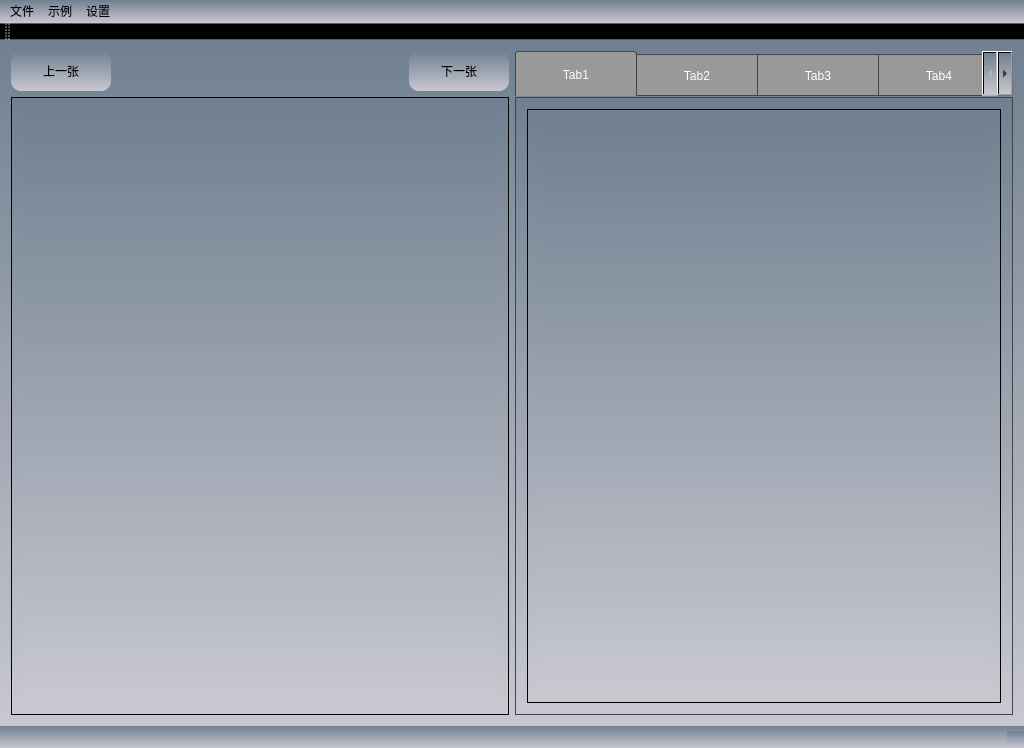
<?xml version="1.0" encoding="UTF-8"?>
<ui version="4.0">
 <class>MainUi</class>
 <widget class="QMainWindow" name="MainUi">
  <property name="geometry">
   <rect>
    <x>0</x>
    <y>0</y>
    <width>1024</width>
    <height>748</height>
   </rect>
  </property>
  <property name="sizePolicy">
   <sizepolicy hsizetype="Preferred" vsizetype="Preferred">
    <horstretch>0</horstretch>
    <verstretch>0</verstretch>
   </sizepolicy>
  </property>
  <property name="windowTitle">
   <string>ImageOperation</string>
  </property>
  <property name="styleSheet">
   <string notr="true">

QWidget {
       background:qlineargradient(spread:pad,x1:0,y1:0,x2:0,y2:1,stop:0 #708090,stop:1 #C8C8D0);
       }

QMenu {
       border-radius: 30px;
       min-width: 100px;
       min-height: 45px;
       }
QMenu::item {
       min-width: 60px;
       min-height: 40px;
       padding: 2px 25px 2px 30px;
       margin-left: 5px;
       }
QMenu::item:selected {
       border-width:1px;
       border-color: #516589;
       background: qlineargradient(x1: 0, y1: 0, x2: 0, y2: 1, stop: 0 rgb(45,133,207), stop: 1.0 rgb(125,195,250));
       color:#E6FFFF;
       }

QPushButton {
       min-width:100px;
       min-height:40px;
       border-radius:10px;
       }

QScrollBar:horizontal {
       border: 1px solid #222222;
       background: QLinearGradient( x1: 0, y1: 0, x2: 0, y2: 1, stop: 0.0 #ffffff, stop: 0.5 #ffffff, stop: 1 #ffffff);
       height: 7px;
       margin: 0px 16px 0 16px;
       }
QScrollBar::handle:horizontal {
       background: QLinearGradient( x1: 0, y1: 0, x2: 1, y2: 0, stop: 0 #b1b1b1, stop: 0.5 #b3b3b3, stop: 1 #b1b1b1);
       min-height: 20px;
       border-radius: 20px;
       }
QScrollBar::add-line:horizontal {
       border: 1px solid #1b1b19;
       border-radius: 20px;
       background: QLinearGradient( x1: 0, y1: 0, x2: 1, y2: 0, stop: 0 #999999, stop: 1 #999999);
       width: 14px;
       subcontrol-position: right;
       subcontrol-origin: margin;
       }
QScrollBar::sub-line:horizontal {
       border: 1px solid #1b1b19;
       border-radius: 20px;
       background: QLinearGradient( x1: 0, y1: 0, x2: 1, y2: 0, stop: 0 #999999, stop: 1 #999999);
       width: 14px;
       subcontrol-position: left;
       subcontrol-origin: margin;
       }
QScrollBar::right-arrow:horizontal, QScrollBar::left-arrow:horizontal {
       border: 1px solid black;
       width: 1px;
       height: 1px;
       background: white;
       }
QScrollBar::add-page:horizontal, QScrollBar::sub-page:horizontal {
       background: none;
       }
QScrollBar:vertical {
       background: QLinearGradient( x1: 0, y1: 0, x2: 1, y2: 0, stop: 0.0 #ffffff, stop: 0.5 #ffffff, stop: 1 #ffffff);
       width: 7px;
       margin: 16px 0 16px 0;
       border: 1px solid #222222;
       }
QScrollBar::handle:vertical {
       background: QLinearGradient( x1: 0, y1: 0, x2: 0, y2: 1, stop: 0 #b1b1b1, stop: 0.5 #b3b3b3, stop: 1 #b1b1b1);
       min-height: 20px;
       border-radius: 20px;
       }
QScrollBar::add-line:vertical {
       border: 1px solid #1b1b19;
       border-radius: 20px;
       background: QLinearGradient( x1: 0, y1: 0, x2: 0, y2: 1, stop: 0 #999999, stop: 1 #999999);
       height: 14px;
       subcontrol-position: bottom;
       subcontrol-origin: margin;
       }
QScrollBar::sub-line:vertical {
       border: 1px solid #1b1b19;
       border-radius: 20px;
       background: QLinearGradient( x1: 0, y1: 0, x2: 0, y2: 1, stop: 0 #999999, stop: 1 #999999);
       height: 14px;
       subcontrol-position: top;
       subcontrol-origin: margin;
       }
QScrollBar::up-arrow:vertical, QScrollBar::down-arrow:vertical {
       border: 1px solid black;
       width: 1px;
       height: 1px;
       background: white;
       }
QScrollBar::add-page:vertical, QScrollBar::sub-page:vertical {
       background: none;
       }

QTabWidget::pane {
       border: 1px solid #444;
       top: 1px;
       }

QTabBar::tab {
       color: #ffffff;
       border: 1px solid #444;
       border-bottom-style: none;
       background-color: #999999;
       padding-left: 10px;
       padding-right: 10px;
       padding-top: 3px;
       padding-bottom: 2px;
       margin-right: -1px;
       min-width: 100px;
       min-height: 35px;
       }
QTabBar::tab:last {
       margin-right: 0;
       border-top-right-radius: 3px;
       }
QTabBar::tab:first:!selected {
       margin-left: 0px;
       border-top-left-radius: 3px;
       }
QTabBar::tab:!selected {
       border-bottom-style: solid;
       margin-top: 3px;
       background-color: QLinearGradient(x1:0, y1:0, x2:0, y2:1, stop:1 #1874CD, stop:.4 #737373);
       }
QTabBar::tab:selected {
       border-top-left-radius: 3px;
       border-top-right-radius: 3px;
       margin-bottom: 0px;
       }
QTabBar::tab:!selected:hover  {
       border-top-left-radius: 3px;
       border-top-right-radius: 3px;
       background-color: QLinearGradient(x1:0, y1:0, x2:0, y2:1, stop:1 #212121, stop:0.4 #737373, stop:0.2 #999999, stop:0.1 #b1b1b1);
       }

   </string>
  </property>
  <widget class="QWidget" name="centralWidget">
   <property name="enabled">
    <bool>true</bool>
   </property>
   <property name="sizePolicy">
    <sizepolicy hsizetype="Maximum" vsizetype="Maximum">
     <horstretch>0</horstretch>
     <verstretch>0</verstretch>
    </sizepolicy>
   </property>
   <property name="layoutDirection">
    <enum>Qt::LeftToRight</enum>
   </property>
   <property name="autoFillBackground">
    <bool>false</bool>
   </property>
   <property name="inputMethodHints">
    <set>Qt::ImhNone</set>
   </property>
   <layout class="QHBoxLayout" name="horizontalLayout_5">
    <item>
     <layout class="QVBoxLayout" name="openImageVerticalLayout">
      <item>
       <layout class="QHBoxLayout" name="openImageButtonHorizontalLayout">
        <item>
         <widget class="QPushButton" name="preImageButton">
          <property name="text">
           <string>上一张</string>
          </property>
         </widget>
        </item>
        <item>
         <spacer name="openImageHorizontalSpacer">
          <property name="orientation">
           <enum>Qt::Horizontal</enum>
          </property>
          <property name="sizeHint" stdset="0">
           <size>
            <width>40</width>
            <height>20</height>
           </size>
          </property>
         </spacer>
        </item>
        <item>
         <widget class="QPushButton" name="nextImageButton">
          <property name="text">
           <string>下一张</string>
          </property>
         </widget>
        </item>
       </layout>
      </item>
      <item>
       <widget class="QScrollArea" name="openImageFileScroll">
        <property name="layoutDirection">
         <enum>Qt::LeftToRight</enum>
        </property>
        <property name="verticalScrollBarPolicy">
         <enum>Qt::ScrollBarAsNeeded</enum>
        </property>
        <property name="horizontalScrollBarPolicy">
         <enum>Qt::ScrollBarAsNeeded</enum>
        </property>
        <property name="widgetResizable">
         <bool>true</bool>
        </property>
        <property name="alignment">
         <set>Qt::AlignLeading|Qt::AlignLeft|Qt::AlignVCenter</set>
        </property>
        <widget class="QWidget" name="openImageFileScrollWidget">
         <property name="geometry">
          <rect>
           <x>0</x>
           <y>0</y>
           <width>496</width>
           <height>641</height>
          </rect>
         </property>
         <property name="layoutDirection">
          <enum>Qt::LeftToRight</enum>
         </property>
         <layout class="QHBoxLayout" name="horizontalLayout_4">
          <item>
           <widget class="QLabel" name="openImageFileLabel">
            <property name="layoutDirection">
             <enum>Qt::LeftToRight</enum>
            </property>
            <property name="text">
             <string/>
            </property>
            <property name="alignment">
             <set>Qt::AlignLeading|Qt::AlignLeft|Qt::AlignTop</set>
            </property>
           </widget>
          </item>
         </layout>
        </widget>
       </widget>
      </item>
     </layout>
    </item>
    <item>
     <widget class="QTabWidget" name="tabWidget">
      <property name="currentIndex">
       <number>0</number>
      </property>
      <widget class="QWidget" name="tabWidget1">
       <attribute name="title">
        <string>Tab1</string>
       </attribute>
       <layout class="QHBoxLayout" name="horizontalLayout_2">
        <item>
         <widget class="QScrollArea" name="tabScrollArea1">
          <property name="widgetResizable">
           <bool>true</bool>
          </property>
          <widget class="QWidget" name="tabInnerWidget1">
           <property name="geometry">
            <rect>
             <x>0</x>
             <y>0</y>
             <width>478</width>
             <height>631</height>
            </rect>
           </property>
           <layout class="QVBoxLayout" name="verticalLayout">
            <item>
             <widget class="QLabel" name="tabLabel1">
              <property name="text">
               <string/>
              </property>
              <property name="alignment">
               <set>Qt::AlignCenter</set>
              </property>
             </widget>
            </item>
           </layout>
          </widget>
         </widget>
        </item>
       </layout>
      </widget>
      <widget class="QWidget" name="tabWidget2">
       <attribute name="title">
        <string>Tab2</string>
       </attribute>
       <layout class="QHBoxLayout" name="horizontalLayout_3">
        <item>
         <widget class="QScrollArea" name="tabScrollArea2">
          <property name="widgetResizable">
           <bool>true</bool>
          </property>
          <widget class="QWidget" name="tabInnerWidget2">
           <property name="geometry">
            <rect>
             <x>0</x>
             <y>0</y>
             <width>73</width>
             <height>32</height>
            </rect>
           </property>
           <layout class="QVBoxLayout" name="verticalLayout_2">
            <item>
             <widget class="QLabel" name="tabLabel2">
              <property name="text">
               <string/>
              </property>
              <property name="alignment">
               <set>Qt::AlignCenter</set>
              </property>
             </widget>
            </item>
           </layout>
          </widget>
         </widget>
        </item>
       </layout>
      </widget>
      <widget class="QWidget" name="tabWidget3">
       <property name="focusPolicy">
        <enum>Qt::NoFocus</enum>
       </property>
       <attribute name="title">
        <string>Tab3</string>
       </attribute>
       <layout class="QHBoxLayout" name="horizontalLayout">
        <item>
         <widget class="QScrollArea" name="scrollArea">
          <property name="widgetResizable">
           <bool>true</bool>
          </property>
          <widget class="QWidget" name="tabInnerWidget3">
           <property name="geometry">
            <rect>
             <x>0</x>
             <y>0</y>
             <width>73</width>
             <height>32</height>
            </rect>
           </property>
           <layout class="QVBoxLayout" name="verticalLayout_3">
            <item>
             <widget class="QLabel" name="tabLabel3">
              <property name="text">
               <string/>
              </property>
             </widget>
            </item>
           </layout>
          </widget>
         </widget>
        </item>
       </layout>
      </widget>
      <widget class="QWidget" name="tabWidget4">
       <attribute name="title">
        <string>Tab4</string>
       </attribute>
       <layout class="QHBoxLayout" name="horizontalLayout_6">
        <item>
         <widget class="QScrollArea" name="scrollArea_2">
          <property name="widgetResizable">
           <bool>true</bool>
          </property>
          <widget class="QWidget" name="tabInnerWidget4">
           <property name="geometry">
            <rect>
             <x>0</x>
             <y>0</y>
             <width>73</width>
             <height>32</height>
            </rect>
           </property>
           <layout class="QVBoxLayout" name="verticalLayout_4">
            <item>
             <widget class="QLabel" name="tabLabel4">
              <property name="text">
               <string/>
              </property>
             </widget>
            </item>
           </layout>
          </widget>
         </widget>
        </item>
       </layout>
      </widget>
      <widget class="QWidget" name="tabWidget5">
       <attribute name="title">
        <string>Tab5</string>
       </attribute>
       <layout class="QHBoxLayout" name="horizontalLayout_7">
        <item>
         <widget class="QScrollArea" name="scrollArea_3">
          <property name="widgetResizable">
           <bool>true</bool>
          </property>
          <widget class="QWidget" name="tabInnerWidget5">
           <property name="geometry">
            <rect>
             <x>0</x>
             <y>0</y>
             <width>73</width>
             <height>32</height>
            </rect>
           </property>
           <layout class="QVBoxLayout" name="verticalLayout_5">
            <item>
             <widget class="QLabel" name="label_3">
              <property name="text">
               <string/>
              </property>
             </widget>
            </item>
           </layout>
          </widget>
         </widget>
        </item>
       </layout>
      </widget>
     </widget>
    </item>
   </layout>
  </widget>
  <widget class="QMenuBar" name="menuBar">
   <property name="geometry">
    <rect>
     <x>0</x>
     <y>0</y>
     <width>1024</width>
     <height>22</height>
    </rect>
   </property>
   <widget class="QMenu" name="fileMenu">
    <property name="title">
     <string>文件</string>
    </property>
    <addaction name="openAct"/>
    <addaction name="saveAct"/>
    <addaction name="setOpenFilePathAct"/>
    <addaction name="setSaveFilePathAct"/>
    <addaction name="exitAct"/>
   </widget>
   <widget class="QMenu" name="exampleMenu">
    <property name="title">
     <string>示例</string>
    </property>
    <widget class="QMenu" name="color">
     <property name="title">
      <string>色彩</string>
     </property>
     <addaction name="grayProcessingAct"/>
     <addaction name="imageInversionAct"/>
     <addaction name="logarithmicAct"/>
     <addaction name="gammaAct"/>
     <addaction name="histogramEqualizationAct"/>
     <addaction name="smoothSpatialFilterAct"/>
     <addaction name="sharpeningSpatialFilterAct"/>
    </widget>
    <widget class="QMenu" name="blur">
     <property name="title">
      <string>滤波器</string>
     </property>
     <addaction name="gaussianBlurAct"/>
     <addaction name="medianBlurAct"/>
     <addaction name="sobelAct"/>
     <addaction name="laplacianAct"/>
     <addaction name="meanFilterAct"/>
    </widget>
    <widget class="QMenu" name="noise">
     <property name="title">
      <string>噪声</string>
     </property>
     <addaction name="gaussianNoiseAct"/>
     <addaction name="saltAndPepperNoiseAct"/>
    </widget>
    <widget class="QMenu" name="morphology">
     <property name="title">
      <string>形态学</string>
     </property>
     <addaction name="binaryImageAct"/>
     <addaction name="corrosionAct"/>
     <addaction name="expansionAct"/>
     <addaction name="openOperationAct"/>
     <addaction name="closedOperationAct"/>
     <addaction name="boundaryExtractionAct"/>
     <addaction name="holeFillingAct"/>
    </widget>
    <widget class="QMenu" name="segmentation">
     <property name="title">
      <string>分割</string>
     </property>
     <addaction name="outlierDetectionAct"/>
     <addaction name="edgeDetectionAct"/>
     <addaction name="adaptiveThresholdAct"/>
     <addaction name="watershedAct"/>
    </widget>
    <addaction name="color"/>
    <addaction name="blur"/>
    <addaction name="noise"/>
    <addaction name="morphology"/>
    <addaction name="segmentation"/>
   </widget>
   <widget class="QMenu" name="menu">
    <property name="title">
     <string>设置</string>
    </property>
    <addaction name="action1"/>
   </widget>
   <addaction name="fileMenu"/>
   <addaction name="exampleMenu"/>
   <addaction name="menu"/>
  </widget>
  <widget class="QToolBar" name="mainToolBar">
   <attribute name="toolBarArea">
    <enum>TopToolBarArea</enum>
   </attribute>
   <attribute name="toolBarBreak">
    <bool>false</bool>
   </attribute>
  </widget>
  <widget class="QStatusBar" name="statusBar"/>
  <action name="openAct">
   <property name="text">
    <string>打开图片</string>
   </property>
   <property name="shortcut">
    <string>Ctrl+O</string>
   </property>
  </action>
  <action name="saveAct">
   <property name="checkable">
    <bool>false</bool>
   </property>
   <property name="enabled">
    <bool>true</bool>
   </property>
   <property name="text">
    <string>保存</string>
   </property>
   <property name="shortcut">
    <string>Ctrl+S</string>
   </property>
  </action>
  <action name="printAct">
   <property name="enabled">
    <bool>false</bool>
   </property>
   <property name="text">
    <string>打印</string>
   </property>
   <property name="shortcut">
    <string>Ctrl+P</string>
   </property>
  </action>
  <action name="exitAct">
   <property name="text">
    <string>退出</string>
   </property>
   <property name="shortcut">
    <string>Ctrl+Q</string>
   </property>
  </action>
  <action name="shotAct">
   <property name="enabled">
    <bool>false</bool>
   </property>
   <property name="text">
    <string>截图</string>
   </property>
   <property name="shortcut">
    <string>Ctrl+X</string>
   </property>
  </action>
  <action name="aboutAct">
   <property name="text">
    <string>About</string>
   </property>
  </action>
  <action name="aboutQtAct">
   <property name="text">
    <string>About Qt</string>
   </property>
  </action>
  <action name="smallShotImageSizeAct">
   <property name="checkable">
    <bool>true</bool>
   </property>
   <property name="text">
    <string>256*256</string>
   </property>
  </action>
  <action name="midShotImageSizeAct">
   <property name="checkable">
    <bool>true</bool>
   </property>
   <property name="text">
    <string>512*512</string>
   </property>
  </action>
  <action name="bigShotImageSizeAct">
   <property name="checkable">
    <bool>true</bool>
   </property>
   <property name="text">
    <string>1024*1024</string>
   </property>
  </action>
  <action name="autoShotImageSizeAct">
   <property name="checkable">
    <bool>true</bool>
   </property>
   <property name="checked">
    <bool>false</bool>
   </property>
   <property name="text">
    <string>自动</string>
   </property>
  </action>
  <action name="setOpenFilePathAct">
   <property name="text">
    <string>设置读取文件夹</string>
   </property>
  </action>
  <action name="setSaveFilePathAct">
   <property name="text">
    <string>设置保存文件夹</string>
   </property>
  </action>
  <action name="nextImageAct">
   <property name="enabled">
    <bool>false</bool>
   </property>
   <property name="text">
    <string>下一张</string>
   </property>
   <property name="shortcut">
    <string>Ctrl+N</string>
   </property>
  </action>
  <action name="preImageAct">
   <property name="enabled">
    <bool>false</bool>
   </property>
   <property name="text">
    <string>前一张</string>
   </property>
   <property name="shortcut">
    <string>Ctrl+P</string>
   </property>
  </action>
  <action name="personServerSetAct">
   <property name="text">
    <string>个人服务器</string>
   </property>
  </action>
  <action name="merchantServerSetAct">
   <property name="text">
    <string>面料商服务器</string>
   </property>
  </action>
  <action name="autoPutDateToPersonServerAct">
   <property name="checkable">
    <bool>true</bool>
   </property>
   <property name="checked">
    <bool>true</bool>
   </property>
   <property name="text">
    <string>自动上传至个人服务器</string>
   </property>
  </action>
  <action name="autoPutDateToMerchantServerAct">
   <property name="checkable">
    <bool>true</bool>
   </property>
   <property name="checked">
    <bool>true</bool>
   </property>
   <property name="text">
    <string>自动上传至面料商服务器</string>
   </property>
  </action>
  <action name="putSingleFileAct">
   <property name="text">
    <string>单文件上传</string>
   </property>
  </action>
  <action name="putBatchFileAct">
   <property name="text">
    <string>批量上传</string>
   </property>
  </action>
  <action name="jiaoZhengAct">
   <property name="text">
    <string>倾斜矫正</string>
   </property>
  </action>
  <action name="actSize3">
   <property name="checkable">
    <bool>true</bool>
   </property>
   <property name="checked">
    <bool>false</bool>
   </property>
   <property name="text">
    <string>3</string>
   </property>
  </action>
  <action name="actSize4">
   <property name="checkable">
    <bool>true</bool>
   </property>
   <property name="checked">
    <bool>false</bool>
   </property>
   <property name="text">
    <string>4</string>
   </property>
  </action>
  <action name="actSize5">
   <property name="checkable">
    <bool>true</bool>
   </property>
   <property name="text">
    <string>5</string>
   </property>
  </action>
  <action name="actSize6">
   <property name="checkable">
    <bool>true</bool>
   </property>
   <property name="text">
    <string>6</string>
   </property>
  </action>
  <action name="actSize7">
   <property name="checkable">
    <bool>true</bool>
   </property>
   <property name="text">
    <string>7</string>
   </property>
  </action>
  <action name="actSize8">
   <property name="checkable">
    <bool>true</bool>
   </property>
   <property name="text">
    <string>8</string>
   </property>
  </action>
  <action name="recentOpenFilePath_1">
   <property name="text">
    <string>recentFileActions_1</string>
   </property>
  </action>
  <action name="recentOpenFilePath_2">
   <property name="text">
    <string>recentFileActions_2</string>
   </property>
  </action>
  <action name="recentOpenFilePath_3">
   <property name="text">
    <string>recentFileActions_3</string>
   </property>
  </action>
  <action name="OneCmAct">
   <property name="enabled">
    <bool>false</bool>
   </property>
   <property name="text">
    <string>设置1cm距离</string>
   </property>
  </action>
  <action name="postAct">
   <property name="enabled">
    <bool>false</bool>
   </property>
   <property name="text">
    <string>上传</string>
   </property>
  </action>
  <action name="rectAct">
   <property name="enabled">
    <bool>false</bool>
   </property>
   <property name="text">
    <string>识别矩形</string>
   </property>
  </action>
  <action name="act2x2">
   <property name="checkable">
    <bool>true</bool>
   </property>
   <property name="text">
    <string>2x2</string>
   </property>
  </action>
  <action name="act3x3">
   <property name="checkable">
    <bool>true</bool>
   </property>
   <property name="text">
    <string>3x3</string>
   </property>
  </action>
  <action name="actLog">
   <property name="text">
    <string>登录</string>
   </property>
  </action>
  <action name="actCompress">
   <property name="text">
    <string>压缩</string>
   </property>
  </action>
  <action name="fourPointShotAct">
   <property name="enabled">
    <bool>false</bool>
   </property>
   <property name="text">
    <string>四点截图</string>
   </property>
  </action>
  <action name="pureColor">
   <property name="checkable">
    <bool>true</bool>
   </property>
   <property name="text">
    <string>纯色</string>
   </property>
  </action>
  <action name="cell">
   <property name="checkable">
    <bool>true</bool>
   </property>
   <property name="text">
    <string>网格</string>
   </property>
  </action>
  <action name="stripe">
   <property name="checkable">
    <bool>true</bool>
   </property>
   <property name="text">
    <string>条纹</string>
   </property>
  </action>
  <action name="action2x2">
   <property name="checkable">
    <bool>true</bool>
   </property>
   <property name="text">
    <string>2x2</string>
   </property>
  </action>
  <action name="action3x3">
   <property name="checkable">
    <bool>true</bool>
   </property>
   <property name="text">
    <string>3x3</string>
   </property>
  </action>
  <action name="gray">
   <property name="text">
    <string>huidu</string>
   </property>
  </action>
  <action name="actiongray">
   <property name="text">
    <string>gray</string>
   </property>
  </action>
  <action name="imageInversionAct">
   <property name="text">
    <string>图像反转</string>
   </property>
  </action>
  <action name="gaussianBlurAct">
   <property name="text">
    <string>低通滤波</string>
   </property>
  </action>
  <action name="gaussianNoiseAct">
   <property name="text">
    <string>高斯噪声</string>
   </property>
  </action>
  <action name="imageSegmentationAct">
   <property name="text">
    <string>图像分割</string>
   </property>
  </action>
  <action name="imagePyramidAct">
   <property name="text">
    <string>图像金字塔</string>
   </property>
  </action>
  <action name="binaryImageAct">
   <property name="text">
    <string>二值图像</string>
   </property>
  </action>
  <action name="outlierDetectionAct">
   <property name="text">
    <string>孤立点检测</string>
   </property>
  </action>
  <action name="action1">
   <property name="text">
    <string>空</string>
   </property>
  </action>
  <action name="logarithmicAct">
   <property name="text">
    <string>对数变换</string>
   </property>
  </action>
  <action name="gammaAct">
   <property name="text">
    <string>伽马变换 </string>
   </property>
  </action>
  <action name="histogramEqualizationAct">
   <property name="text">
    <string>直方图均衡化</string>
   </property>
  </action>
  <action name="smoothSpatialFilterAct">
   <property name="text">
    <string>平滑空间滤波器</string>
   </property>
  </action>
  <action name="sharpeningSpatialFilterAct">
   <property name="text">
    <string>锐化空间滤波器</string>
   </property>
  </action>
  <action name="medianBlurAct">
   <property name="text">
    <string>中值滤波</string>
   </property>
  </action>
  <action name="sobelAct">
   <property name="text">
    <string>方向滤波</string>
   </property>
  </action>
  <action name="laplacianAct">
   <property name="text">
    <string>拉普拉斯变换</string>
   </property>
  </action>
  <action name="meanFilterAct">
   <property name="text">
    <string>均值滤波器</string>
   </property>
  </action>
  <action name="statisticalSortingFilterAct">
   <property name="text">
    <string>统计排序滤波器 </string>
   </property>
  </action>
  <action name="adaptiveFilterAct">
   <property name="text">
    <string>自适应滤波器</string>
   </property>
  </action>
  <action name="saltAndPepperNoiseAct">
   <property name="text">
    <string>椒盐噪声</string>
   </property>
  </action>
  <action name="grayProcessingAct">
   <property name="text">
    <string>灰度处理</string>
   </property>
  </action>
  <action name="corrosionAct">
   <property name="text">
    <string>腐蚀</string>
   </property>
  </action>
  <action name="expansionAct">
   <property name="text">
    <string>膨胀 </string>
   </property>
  </action>
  <action name="openOperationAct">
   <property name="text">
    <string>开操作</string>
   </property>
  </action>
  <action name="closedOperationAct">
   <property name="text">
    <string>闭操作</string>
   </property>
  </action>
  <action name="boundaryExtractionAct">
   <property name="text">
    <string>边界提取</string>
   </property>
  </action>
  <action name="holeFillingAct">
   <property name="text">
    <string>空洞填充</string>
   </property>
  </action>
  <action name="edgeDetectionAct">
   <property name="text">
    <string>边缘检测</string>
   </property>
  </action>
  <action name="adaptiveThresholdAct">
   <property name="text">
    <string>自适应阈值</string>
   </property>
  </action>
  <action name="watershedAct">
   <property name="text">
    <string>分水岭</string>
   </property>
  </action>
 </widget>
 <layoutdefault spacing="6" margin="11"/>
 <resources>
  <include location="../qrc/MainUi.qrc"/>
 </resources>
 <connections/>
</ui>
